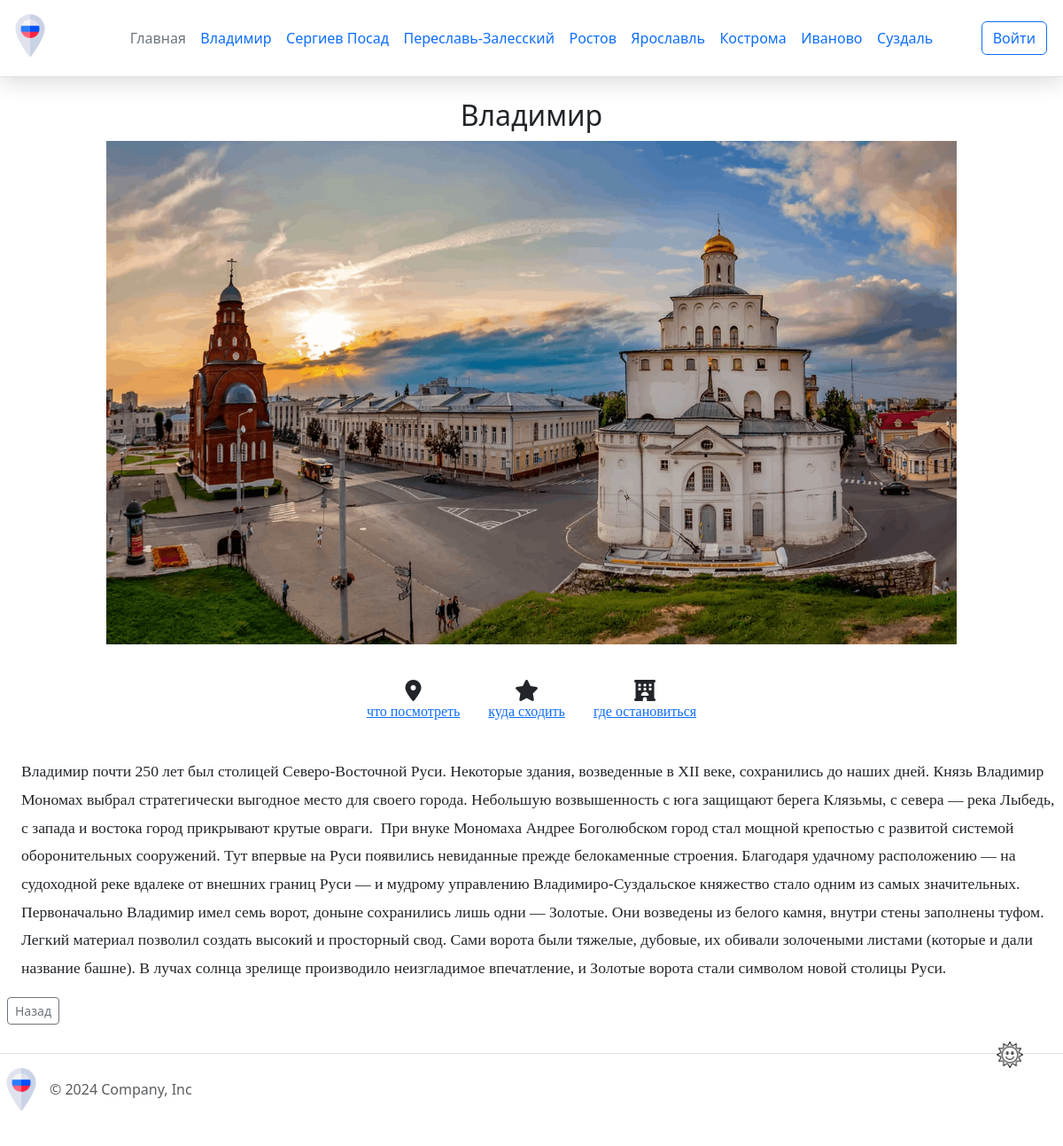
Page /city_detail/1 on the committed database.
### app.py (models this page shows)
class City(db.Model):
    city_id = db.Column(db.Integer, primary_key=True)
    city_name = db.Column(db.String(20), nullable=False)
    photo = db.Column(db.LargeBinary, nullable=False)
    description = db.Column(db.Text, nullable=False)

### app.py (the view)
@app.route("/city_detail/<int:city_id>")
def city_detail(city_id):
    city = City.query.get(city_id)
    city_slug = transliterate(city.city_name)
    return render_template('city_detail.html', city=city, city_slug=city_slug)

### app.py (called while the page is built)
@app.context_processor
def inject_cities():
    cities = City.query.all()
    return dict(cities=cities)

def transliterate(text):
    translit_dict = {
        'а': 'a', 'б': 'b', 'в': 'v', 'г': 'g', 'д': 'd', 'е': 'e', 'ё': 'e',
        'ж': 'zh', 'з': 'z', 'и': 'i', 'й': 'y', 'к': 'k', 'л': 'l', 'м': 'm',
        'н': 'n', 'о': 'o', 'п': 'p', 'р': 'r', 'с': 's', 'т': 't', 'у': 'u',
        'ф': 'f', 'х': 'kh', 'ц': 'ts', 'ч': 'ch', 'ш': 'sh', 'щ': 'shch',
        'ъ': '', 'ы': 'y', 'ь': '', 'э': 'e', 'ю': 'yu', 'я': 'ya'
    }
    result = ''.join(translit_dict.get(char, char) for char in text.lower())
    result = re.sub(r'[^a-z0-9-]', '-', result)  # Заменяем недопустимые символы на '-'
    result = re.sub(r'-+', '-', result)  # Убираем дублирующиеся '-'
    return result.strip('-')  # Убираем '-' в начале и конце

### templates/city_detail.html (shortened to what this page needs)
{% extends 'base.html' %}
{% block content %}
<h2>{{ city.city_name }}</h2>
<img src="{{ url_for('static', filename='img/' + city.photo) }}" class="card-img-top img-fluid" alt="{{ city.city_name }}">
<div class="icons-container">
    <div class="flex justify-around items-center mb-6 text-gray-600">
        <div class="icon-item">
            <i class="fas fa-map-marker-alt"></i>
            <a href="{{ url_for('attractions', city_id=city.city_id) }}" class="text-link hover:underline">
                что посмотреть
            </a>
        </div>
        <div class="icon-item">
            <i class="fas fa-star"></i>
            <a href="{{ url_for('afisha', city_id=city.city_id) }}" class="text-link hover:underline">
                куда сходить
            </a>
        </div>
        <div class="icon-item">
            <i class="fas fa-hotel"></i>
            <a href="https://travel.yandex.ru/hotels/{{ city_slug }}/" class="text-link hover:underline">
                где остановиться
            </a>
        </div>
    </div>
</div>
<div class="about ">{{ city.description }}</div>
<div class="d-flex justify-content-between align-items-center">
    <div class="btn-group">
        <a href="{{ url_for('index') }}" class="btn btn-sm btn-outline-secondary ms-2 mb-2">Назад</a>
    </div>
</div>
{% endblock %}

### templates/base.html (shortened to what this page needs)
<!DOCTYPE html>
<html lang="en">
<head>
    <link href="https://cdn.jsdelivr.net/npm/bootstrap@5.3.3/dist/css/bootstrap.min.css" rel="stylesheet">
    <link rel="stylesheet" href="https://cdnjs.cloudflare.com/ajax/libs/font-awesome/6.2.0/css/all.min.css">
    <link rel="stylesheet" href="{{url_for('static', filename='css/main.css')}}">
    <link rel="stylesheet" href="{{url_for('static', filename='css/dark-theme.css')}}">
</head>
<body>
    <div class="page">
        <header class="d-flex flex-wrap align-items-center justify-content-center justify-content-md-between py-3 mb-4 border-bottom">
          <div class="col-md-3 mb-2 mb-md-0">
            <a href="/" class="d-inline-flex link-body-emphasis text-decoration-none">
              <img class="header__img" src="{{ url_for('static', filename='img/russia.png') }}" alt="russia">
            </a>
          </div>
          <div class="col-md-6 mb-0 mb-md-0 d-flex justify-content-center">
            <ul class="nav col-12 col-md-auto mb-2 justify-content-center mb-md-0 nav-menu">
              <li><a href="{{ url_for('index') }}" class="nav-link px-2 link-secondary">Главная</a></li>
              {% for city in cities %}
                <li class="nav-item">
                  <a class="nav-link" href="{{ url_for('city_detail', city_id=city.city_id) }}">{{ city.city_name }}</a>
                </li>
              {% endfor %}
            </ul>
          </div>
          <div class="col-md-3 text-end">
            {% if current_user.is_authenticated %}
                <a href="{{ url_for('lk') }}">
                    <button type="button" class="btn btn-outline-primary me-2">{{ current_user.name }}</button>
                </a>
            {% else %}
                <a href="{{ url_for('login') }}">
                    <button type="button" class="btn btn-outline-primary me-2">Войти</button>
                </a>
            {% endif %}
          </div>
        </header>
        <div class="content">
            {% block content %}{% endblock %}
        </div>
        <div class="image-button-container">
          <button class="image-button">
            <img src="{{ url_for('static', filename='img/sun.png') }}" alt="Sun" class="button-image">
          </button>
        </div>
        <footer class="d-flex flex-wrap justify-content-between align-items-center py-3 my-4 border-top">
            <div class="col-md-4 d-flex align-items-center">
              <a href="/" class="mb-3 me-2 mb-md-0 text-body-secondary text-decoration-none lh-1">
                <img class="header__img" src="{{ url_for('static', filename='img/russia.png') }}" alt="russia">
              </a>
              <span class="mb-3 mb-md-0 text-body-secondary">© 2024 Company, Inc</span>
            </div>
        </footer>
    </div>
</body>
</html>

### static/css/main.css (style rules this page uses)
header { position: sticky; top: 0; padding: 10px; z-index: 1000; background: #fff; -webkit-box-shadow: 0 5px 25px rgba(0, 0, 0, 0.15); box-shadow: 0 5px 25px rgba(0, 0, 0, 0.15) ; }
.header__img { height: 48px; width: 48px; }
.nav-link { padding: 0.2rem 0.5rem; }
.nav li { padding-right: 0.5px; }
.nav li:last-child { padding-right: 0; }
h2 { text-align: center; margin-top: 0; }
.card-img-top { width: 100%; height: 200px; object-fit: cover; }
.img-fluid { margin: 10px auto 20px; display: block; max-width: 80%; height: auto; }
.icons-container { display: flex; justify-content: center; margin-top: 20px; margin-bottom: 20px; font-family: 'Georgia', serif; }
.icon-item i { font-size: 1.5rem; }
.flex { display: flex; flex-direction: row; margin-top: 20px; margin-bottom: 20px; }
.icon-item { display: inline-flex; flex-direction: column; text-align: center; margin: 0 1rem; }
.about { font-family: 'Georgia', serif; line-height: 1.8; font-size: 1.1rem; padding-left: 1.5rem; }
.image-button-container { position: fixed; right: 10px; top: 92%; transform: translateY(-50%); z-index: 1000; }
.image-button { width: 100px; height: 50px; border: none; background-color: transparent; cursor: pointer; }
.button-image { width: 30px; height: auto; transition: filter 0.3s ease; }
.nav-menu { display: flex; flex-direction: row; }

### rows in the picture
City: city_name "Владимир", photo (picture), description "Владимир почти 250 лет был столицей Северо-Восточной Руси. Некоторые здания, возведенные в XII веке, сохранились до наших дней. Князь Владимир Мономах выбрал стратегически выгодное место для своего города. Небольшую возвышенность с юга защищают берега Клязьмы, с севера — река Лыбедь, с запада и востока город прикрывают крутые овраги. При внуке Мономаха Андрее Боголюбском город стал мощной крепостью с развитой системой оборонительных сооружений. Тут впервые на Руси появились невиданные прежде белокаменные строения. Благодаря удачному расположению — на судоходной реке вдалеке от внешних границ Руси — и мудрому управлению Владимиро-Суздальское княжество стало одним из самых значительных.…"
City: city_name "Сергиев Посад"
City: city_name "Переславь-Залесский"
City: city_name "Ростов"
City: city_name "Ярославль"
City: city_name "Кострома"
City: city_name "Иваново"
City: city_name "Суздаль"
